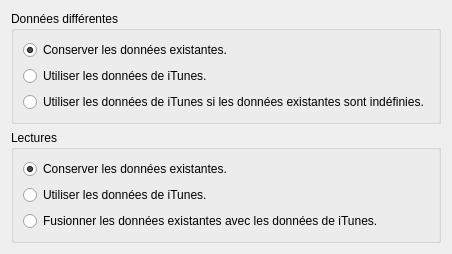
<?xml version="1.0" encoding="UTF-8"?>
<ui version="4.0">
 <class>ImporterITunesPage3</class>
 <widget class="QWizardPage" name="ImporterITunesPage3">
  <property name="geometry">
   <rect>
    <x>0</x>
    <y>0</y>
    <width>400</width>
    <height>216</height>
   </rect>
  </property>
  <property name="windowTitle">
   <string notr="true"/>
  </property>
  <layout class="QVBoxLayout" name="verticalLayout">
   <item>
    <widget class="QGroupBox" name="groupData">
     <property name="title">
      <string>Données différentes</string>
     </property>
     <layout class="QVBoxLayout" name="verticalLayout_2">
      <item>
       <widget class="QRadioButton" name="dataNeverChange">
        <property name="text">
         <string>Conserver les données existantes.</string>
        </property>
        <property name="checked">
         <bool>true</bool>
        </property>
       </widget>
      </item>
      <item>
       <widget class="QRadioButton" name="dataAlwaysChange">
        <property name="text">
         <string>Utiliser les données de iTunes.</string>
        </property>
       </widget>
      </item>
      <item>
       <widget class="QRadioButton" name="dataChangeWhenNeeded">
        <property name="text">
         <string>Utiliser les données de iTunes si les données existantes sont indéfinies.</string>
        </property>
       </widget>
      </item>
     </layout>
    </widget>
   </item>
   <item>
    <widget class="QGroupBox" name="groupPlays">
     <property name="title">
      <string>Lectures</string>
     </property>
     <layout class="QVBoxLayout" name="verticalLayout_3">
      <item>
       <widget class="QRadioButton" name="playsNeverChange">
        <property name="text">
         <string>Conserver les données existantes.</string>
        </property>
        <property name="checked">
         <bool>true</bool>
        </property>
       </widget>
      </item>
      <item>
       <widget class="QRadioButton" name="playsAlwaysChange">
        <property name="text">
         <string>Utiliser les données de iTunes.</string>
        </property>
       </widget>
      </item>
      <item>
       <widget class="QRadioButton" name="playsMerge">
        <property name="text">
         <string>Fusionner les données existantes avec les données de iTunes.</string>
        </property>
       </widget>
      </item>
     </layout>
    </widget>
   </item>
  </layout>
 </widget>
 <resources/>
 <connections/>
</ui>
